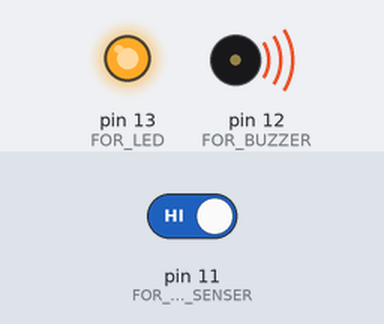
Bench run of a sketch on a simulated Arduino Uno, built with avr-gcc and run on an emulated ATmega328P. Shown: output pins drawn as LEDs (lit = HIGH), buzzer (waves = sounding, pin HIGH). The test bench sets the inputs (shaded band); at power-on: pin 11 (FOR_LDR_SENSER) HIGH.

Above: at 1.2 s.
1.3 s: pin 11 (FOR_LDR_SENSER) driven LOW
At 1.7 s:
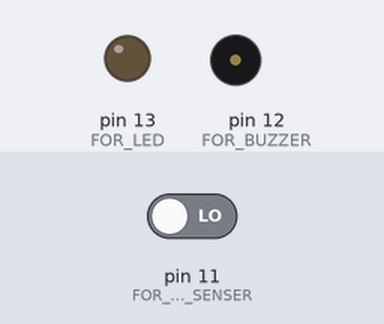
2.8 s: pin 11 (FOR_LDR_SENSER) driven HIGH
At 4.0 s:
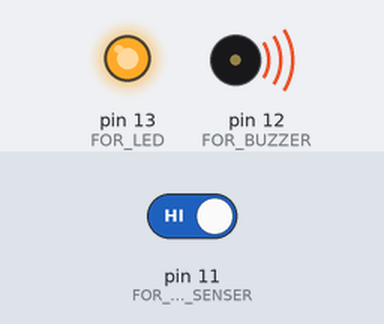
Timing chart, 0 to 5.8 s (numbered marks = the images above; inputs shaded):
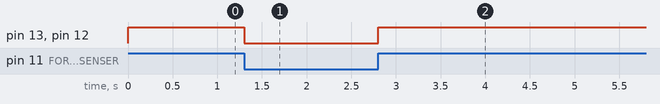

The sketch:

LDR_SENSOR_WITH_LED_BUZZER.ino
```cpp
// THREE PINS LDR WITH LED , BUZZER
void setup()
{
  Serial.begin(9600); //serial communiaction ldr send data to arduino amd then send data to lappi
  //FOR LDR sensor input
  pinMode(11,INPUT);//FOR LDR SENSER
  //LED intilizing here
  pinMode(13,OUTPUT);// FOR LED
  pinMode(12,OUTPUT);// FOR BUZZER
}
void loop()
{//OFF LIGH AND BUZZER
if(digitalRead(11)==LOW){
 digitalWrite(13,LOW);
 digitalWrite(12,LOW);
}
else{
 digitalWrite(13,HIGH);
 digitalWrite(12,HIGH);
 }
}
```

Measured:
- after the input at 1.3 s, pin 13 (FOR_LED), pin 12 (FOR_BUZZER): HIGH → LOW at once
- after the input at 2.8 s, pin 13 (FOR_LED), pin 12 (FOR_BUZZER): LOW → HIGH at once
